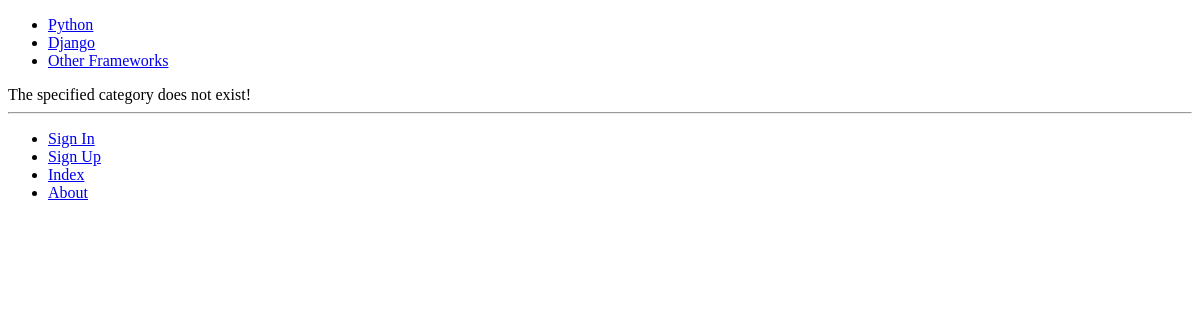
Before: /rango/category/youtube-videos/ with the older database file.
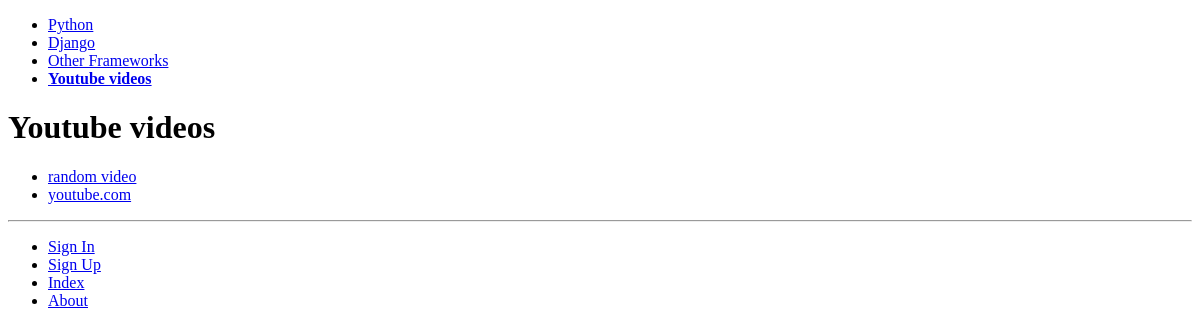
After: the same page with the newer database file.
### rango/models.py (models this page shows, shortened)
class Category(models.Model):
    name = models.CharField(max_length = 128, unique = True)
    views = models.IntegerField(default = 0)
    likes= models.IntegerField(default = 0)
    slug = models.SlugField(unique = True)
    class Meta:
        verbose_name_plural = "Categories"

class Page(models.Model):
    	category = models.ForeignKey(Category)
    	title = models.CharField(max_length = 128)
    	url = models.URLField()
    	views = models.IntegerField(default = 0)

### rango/views.py (the view)
# urls.py: url(r'^category/(?P<category_name_url>[\w\-]+)/$', views.show_category, name ='show_category'),
def show_category(request, category_name_url):
    context_dict ={}
    try:
        category = Category.objects.get(slug = category_name_url)
        pages = Page.objects.filter(category = category)
        context_dict['pages'] = pages
        context_dict['category'] = category
    except Category.DoesNotExist:
        context_dict['pages'] = None
        context_dict['category'] = None
    return render(request, 'rango/category.html', context_dict)

### rango/templatetags/rango_template_tags.py (called while the page is built)
@register.inclusion_tag ('rango/cats.html')
def get_category_list(cat = None):
    return {'cats' : Category.objects.all(),
        'act_cat' : cat}

### templates/rango/category.html (shortened to what this page needs)
{% extends 'rango/base.html' %}
{% load staticfiles %}
{% block body_block %}
{%  if category %}
<h1>{{ category.name }}</h1>
{% if pages %}
<ul>
{% for page in pages %}
<li><a href="{{ page.url }}">{{ page.title }}</a></li>
{% endfor %}
</ul>
{% else %}
<strong>No pages currently in category.</strong>
{% endif %}
{% else %}
The specified category does not exist!
{% endif %}
{% endblock %}

### templates/rango/base.html (shortened to what this page needs)
<!DOCTYPE html>
{% load staticfiles %}
{% load rango_template_tags %}
<html>
<head lang="en">
</head>
<div>
<body>
<div>
{% block sidebar_block %}
{% get_category_list category %}
{% endblock %}
</div>
{% block body_block %}
{% endblock %}
</div>
<hr />
<div>
<ul>
{% if user.is_authenticated %}
<li><a href="{% url 'restricted' %}">Restricted Page</a></li>
<li><a href="{% url 'logout' %}">Logout</a></li>
<li><a href="{% url 'add_category' %}">Add a New Category</a></li>
{% else %}
<li><a href="{% url 'login' %}">Sign In</a></li>
<li><a href="{% url 'register' %}">Sign Up</a></li>
{% endif %}
<li><a href="{% url 'index' %}">Index</a></li>
<li><a href="{% url 'about' %}">About</a></li>
</ul>
</div>
</body>
</html>

### templates/rango/cats.html
<ul>
{% if cats %}
{% for c in  cats %}
{% if c == act_cat %}
<li><strong><a href="{% url 'show_category' c.slug %}">{{ c.name }}</a></strong></li>
{% else %}
<li><a href="{% url 'show_category' c.slug %}">{{ c.name }}</a></li>
{% endif %}
{% endfor %}
{% else %}
<li><strong>There are no categories present.</strong></li>
{% endif %}
</ul>

Changed rows visible on the page:
added Category: name "Youtube videos"
added Page: title "random video"
added Page: title "youtube.com"
Other visible differences:
text no longer shown: "The specified category does not exist!"
